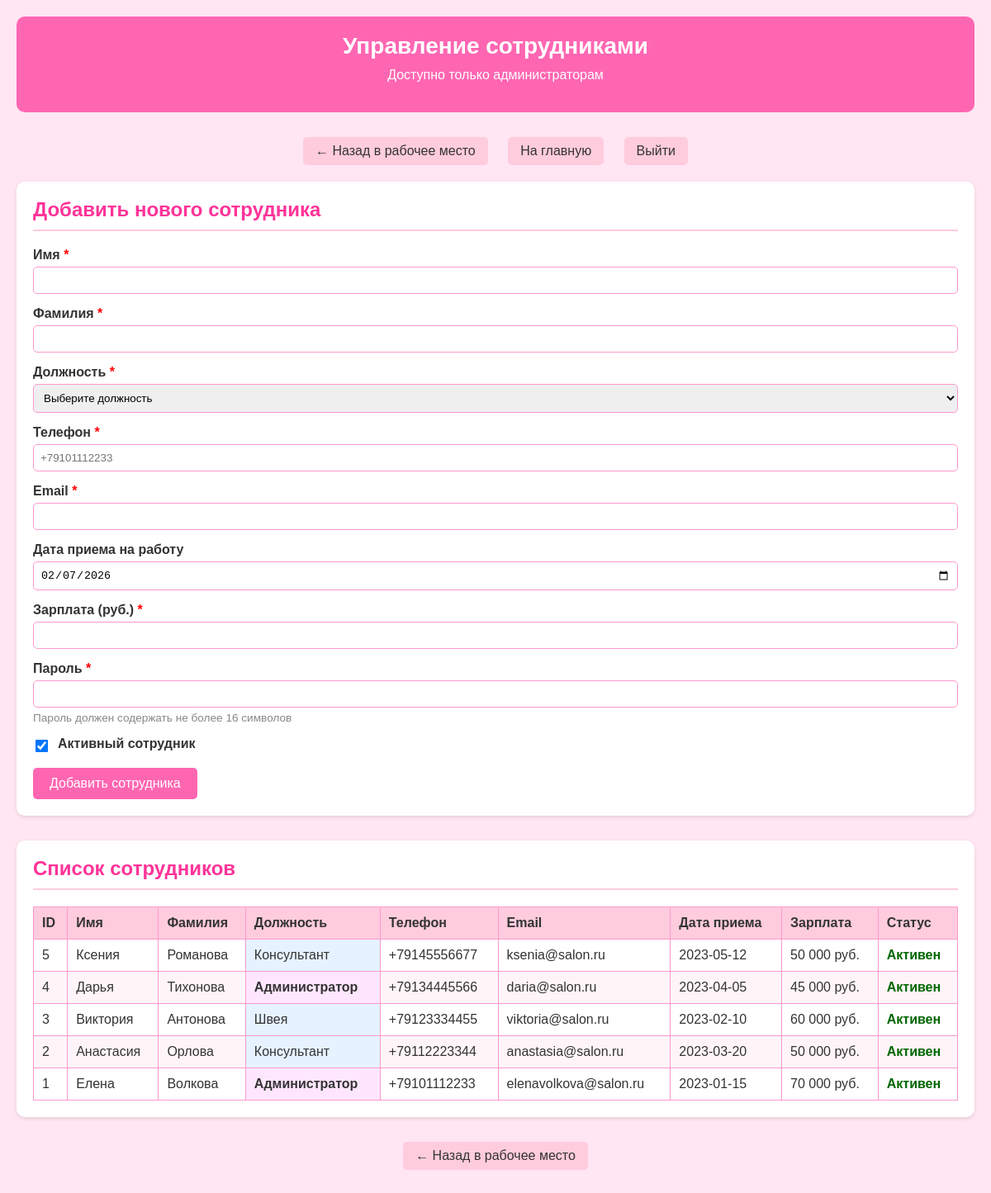
The page /employees.php (signed in) on the database its author committed.
### tables this page shows
CREATE TABLE `employees` (
  `EmployeeID` int(11) NOT NULL,
  `FirstName` varchar(50) NOT NULL,
  `LastName` varchar(50) NOT NULL,
  `Position` varchar(50) NOT NULL,
  `Phone` varchar(20) DEFAULT NULL,
  `Email` varchar(100) DEFAULT NULL,
  `HireDate` date DEFAULT curdate(),
  `Salary` decimal(10,2) DEFAULT NULL,
  `IsActive` tinyint(1) DEFAULT 1,
  `password` text NOT NULL
);

### employees.php (the view, shortened to what this page needs)
<?php
$host = 'localhost';
$dbname = 'weddingsalondb';
$username = 'root';
$password = '';
try {
    $pdo = new PDO("mysql:host=$host;dbname=$dbname;charset=utf8", $username, $password);
    $pdo->setAttribute(PDO::ATTR_ERRMODE, PDO::ERRMODE_EXCEPTION);
} catch(PDOException $e) {
    die("Ошибка подключения к базе данных: " . $e->getMessage());
}
$employees = [];
try {
    $stmt = $pdo->query("SELECT * FROM employees ORDER BY EmployeeID DESC");
    $employees = $stmt->fetchAll(PDO::FETCH_ASSOC);
} catch(PDOException $e) {
    $error = 'Ошибка при загрузке списка сотрудников: ' . $e->getMessage();
}
?>
<!DOCTYPE html>
<html lang="ru">
<head>
</head>
<body>
    <div class="header">
        <h1>Управление сотрудниками</h1>
        <p style="margin-top: 10px; font-size: 16px;">Доступно только администраторам</p>
    </div>
    <div class="nav-links">
        <a href="workplace.php" class="nav-link">← Назад в рабочее место</a>
        <a href="index.php" class="nav-link">На главную</a>
        <a href="logout.php" class="nav-link">Выйти</a>
    </div>
    <div class="section">
        <h2 class="section-title">Добавить нового сотрудника</h2>
        <form method="POST" action="">
            <div class="form-group">
                <label for="first_name">Имя <span class="required">*</span></label>
                <input type="text" id="first_name" name="first_name" required
                       value="<?php echo htmlspecialchars($_POST['first_name'] ?? ''); ?>">
            </div>
            <div class="form-group">
                <label for="last_name">Фамилия <span class="required">*</span></label>
                <input type="text" id="last_name" name="last_name" required
                       value="<?php echo htmlspecialchars($_POST['last_name'] ?? ''); ?>">
            </div>
            <div class="form-group">
                <label for="position">Должность <span class="required">*</span></label>
                <select id="position" name="position" required>
                    <option value="">Выберите должность</option>
                </select>
            </div>
            <div class="form-group">
                <label for="phone">Телефон <span class="required">*</span></label>
                <input type="tel" id="phone" name="phone" required
                       pattern="[\+]{0,1}[0-9\s\-\(\)]+"
                       placeholder="+79101112233"
                       value="<?php echo htmlspecialchars($_POST['phone'] ?? ''); ?>">
            </div>
            <div class="form-group">
                <label for="email">Email <span class="required">*</span></label>
                <input type="email" id="email" name="email" required
                       value="<?php echo htmlspecialchars($_POST['email'] ?? ''); ?>">
            </div>
            <div class="form-group">
                <label for="hire_date">Дата приема на работу</label>
                <input type="date" id="hire_date" name="hire_date"
                       value="<?php echo htmlspecialchars($_POST['hire_date'] ?? date('Y-m-d')); ?>">
            </div>
            <div class="form-group">
                <label for="salary">Зарплата (руб.) <span class="required">*</span></label>
                <input type="number" id="salary" name="salary" required min="0" step="1000"
                       value="<?php echo htmlspecialchars($_POST['salary'] ?? ''); ?>">
            </div>
            <div class="form-group">
                <label for="password">Пароль <span class="required">*</span></label>
                <input type="password" id="password" name="password" required
                       maxlength="16"
                       value="<?php echo htmlspecialchars($_POST['password'] ?? ''); ?>">
                <div class="password-info">Пароль должен содержать не более 16 символов</div>
            </div>
            <div class="form-group">
                <div class="checkbox-group">
                    <input type="checkbox" id="is_active" name="is_active" value="1"
                           <?php echo (isset($_POST['is_active']) || !isset($_POST['add_employee'])) ? 'checked' : ''; ?>>
                    <label for="is_active">Активный сотрудник</label>
                </div>
            </div>
            <button type="submit" name="add_employee" class="submit-btn">Добавить сотрудника</button>
        </form>
    </div>
    <div class="section">
        <h2 class="section-title">Список сотрудников</h2>
        <?php if (empty($employees)): ?>
            <p>Сотрудников пока нет.</p>
        <?php else: ?>
            <table class="employees-table">
                <thead>
                    <tr>
                        <th>ID</th>
                        <th>Имя</th>
                        <th>Фамилия</th>
                        <th>Должность</th>
                        <th>Телефон</th>
                        <th>Email</th>
                        <th>Дата приема</th>
                        <th>Зарплата</th>
                        <th>Статус</th>
                    </tr>
                </thead>
                <tbody>
                    <?php foreach ($employees as $employee): ?>
                    <tr>
                        <td><?php echo htmlspecialchars($employee['EmployeeID']); ?></td>
                        <td><?php echo htmlspecialchars($employee['FirstName']); ?></td>
                        <td><?php echo htmlspecialchars($employee['LastName']); ?></td>
                        <td class="<?php echo ($employee['Position'] == 'Администратор') ? 'position-admin' : 'position-manager'; ?>">
                            <?php echo htmlspecialchars($employee['Position']); ?>
                        </td>
                        <td><?php echo htmlspecialchars($employee['Phone']); ?></td>
                        <td><?php echo htmlspecialchars($employee['Email']); ?></td>
                        <td><?php echo htmlspecialchars($employee['HireDate']); ?></td>
                        <td class="salary"><?php echo number_format($employee['Salary'], 0, '', ' ') . ' руб.'; ?></td>
                        <td class="<?php echo $employee['IsActive'] ? 'active-yes' : 'active-no'; ?>">
                            <?php echo $employee['IsActive'] ? 'Активен' : 'Неактивен'; ?>
                        </td>
                    </tr>
                    <?php endforeach; ?>
                </tbody>
            </table>
        <?php endif; ?>
    </div>
    <div class="nav-links">
        <a href="workplace.php" class="nav-link">← Назад в рабочее место</a>
    </div>
</body>
</html>

### employees.php (style rules this page uses)
body { font-family: Arial, sans-serif; background-color: #ffe6f2; margin: 0; padding: 20px; color: #333; }
.header { background-color: #ff66b2; padding: 20px; text-align: center; border-radius: 10px; margin-bottom: 30px; color: white; }
.header h1 { margin: 0; font-size: 28px; }
.nav-links { text-align: center; margin-bottom: 20px; }
.nav-link { display: inline-block; margin: 0 10px; padding: 8px 15px; background-color: #ffccdd; color: #333; text-decoration: none; border-radius: 5px; }
.section { background-color: white; padding: 20px; border-radius: 10px; margin-bottom: 30px; box-shadow: 0 2px 5px rgba(0,0,0,0.1); }
.section-title { color: #ff3399; margin-top: 0; border-bottom: 2px solid #ffccdd; padding-bottom: 10px; }
.form-group { margin-bottom: 15px; }
label { display: block; margin-bottom: 5px; font-weight: bold; }
input[type="text"], input[type="email"], input[type="tel"], input[type="date"], input[type="number"], input[type="password"], select { width: 100%; padding: 8px; border: 1px solid #ff99cc; border-radius: 5px; box-sizing: border-box; }
.checkbox-group { display: flex; align-items: center; gap: 10px; }
input[type="checkbox"] { width: auto; transform: scale(1.2); }
.submit-btn { background-color: #ff66b2; color: white; border: none; padding: 10px 20px; border-radius: 5px; cursor: pointer; font-size: 16px; }
.employees-table { width: 100%; border-collapse: collapse; margin-top: 20px; }
.employees-table th, .employees-table td { border: 1px solid #ff99cc; padding: 10px; text-align: left; }
.employees-table th { background-color: #ffccdd; color: #333; font-weight: bold; }
.employees-table tr:nth-child(even) { background-color: #fff5f9; }
.salary { text-align: right; }
.active-yes { color: #006600; font-weight: bold; }
.required { color: #ff0000; }
.position-admin { background-color: #ffe6ff; font-weight: bold; }
.position-manager { background-color: #e6f2ff; }
.password-info { font-size: 0.85rem; color: #888; margin-top: 5px; }

### rows shown on the page
employees: EmployeeID "5", FirstName "Ксения", LastName "Романова", Position "Консультант", Phone "+79145556677", Email "ksenia@salon.ru", HireDate "2023-05-12", Salary "50 000", IsActive "Активен"
employees: EmployeeID "4", FirstName "Дарья", LastName "Тихонова", Position "Администратор", Phone "+79134445566", Email "daria@salon.ru", HireDate "2023-04-05", Salary "45 000", IsActive "Активен"
employees: EmployeeID "3", FirstName "Виктория", LastName "Антонова", Position "Швея", Phone "+79123334455", Email "viktoria@salon.ru", HireDate "2023-02-10", Salary "60 000", IsActive "Активен"
employees: EmployeeID "2", FirstName "Анастасия", LastName "Орлова", Position "Консультант", Phone "+79112223344", Email "anastasia@salon.ru", HireDate "2023-03-20", Salary "50 000", IsActive "Активен"
employees: EmployeeID "1", FirstName "Елена", LastName "Волкова", Position "Администратор", Phone "+79101112233", Email "elenavolkova@salon.ru", HireDate "2023-01-15", Salary "70 000", IsActive "Активен"
